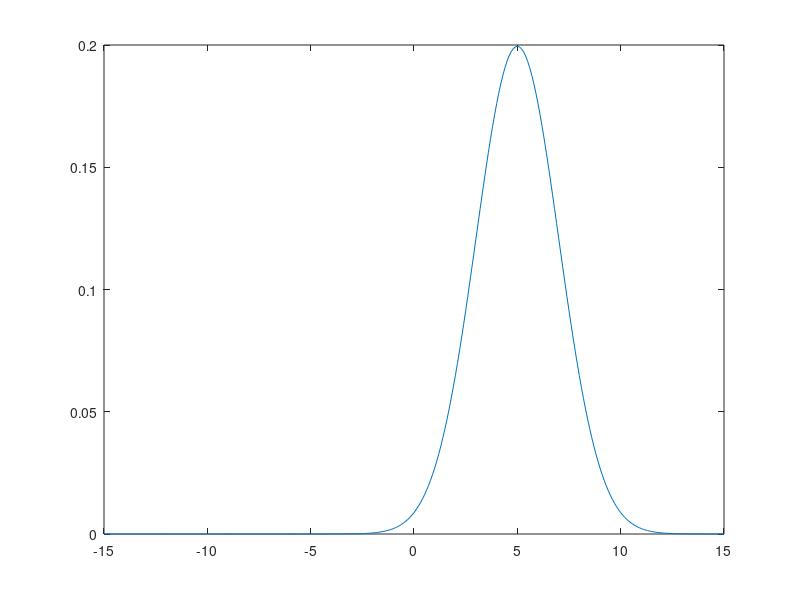

Source code (MATLAB):
dx = 0.1;
x = -15 : dx : 15;
mu = 5;
C = 2^2;
px_gauss = exp( -0.5*(x-mu) .* C^(-1) .* (x-mu) ) / (sqrt(2*pi)*sqrt(C));
s = sum( px_gauss * dx );
figure;
plot( x, px_gauss );